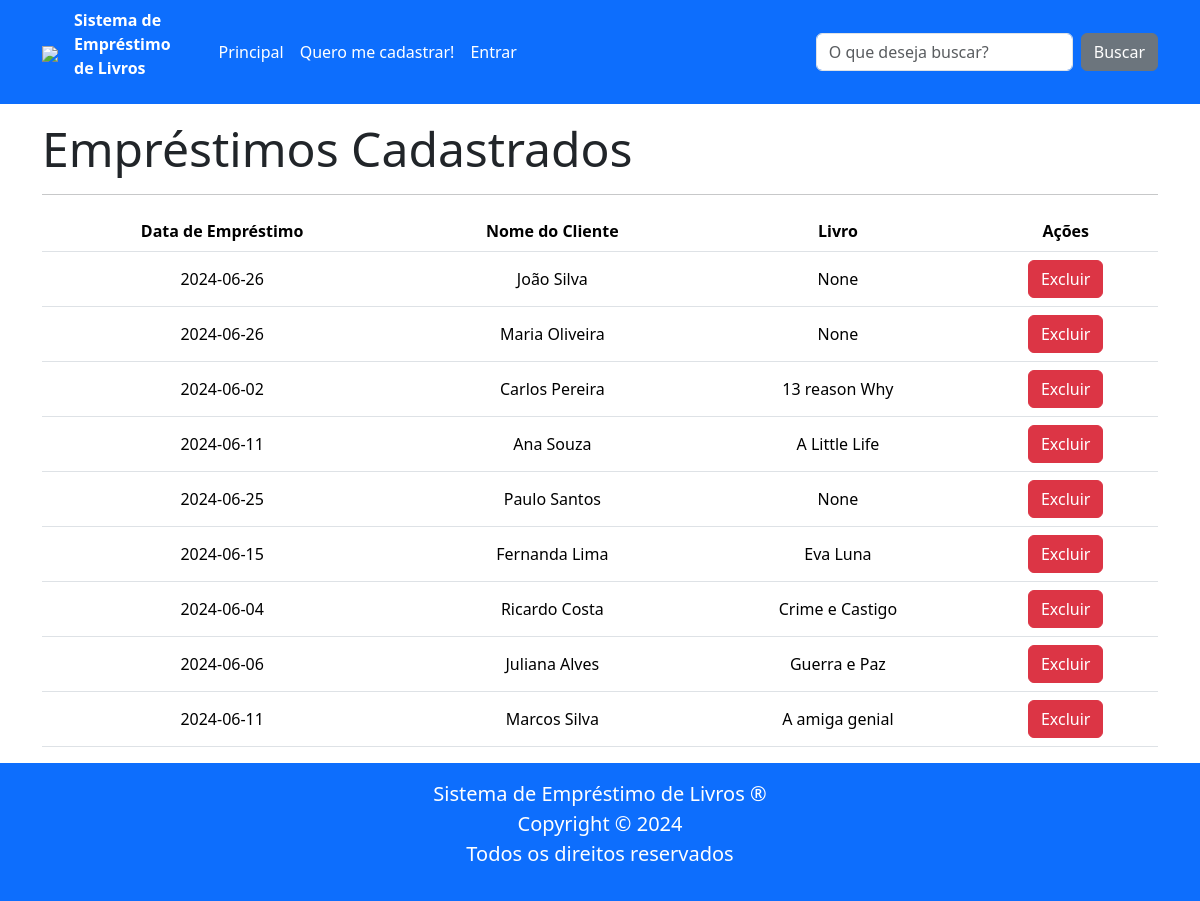
The app's page /emprestimos, older data.
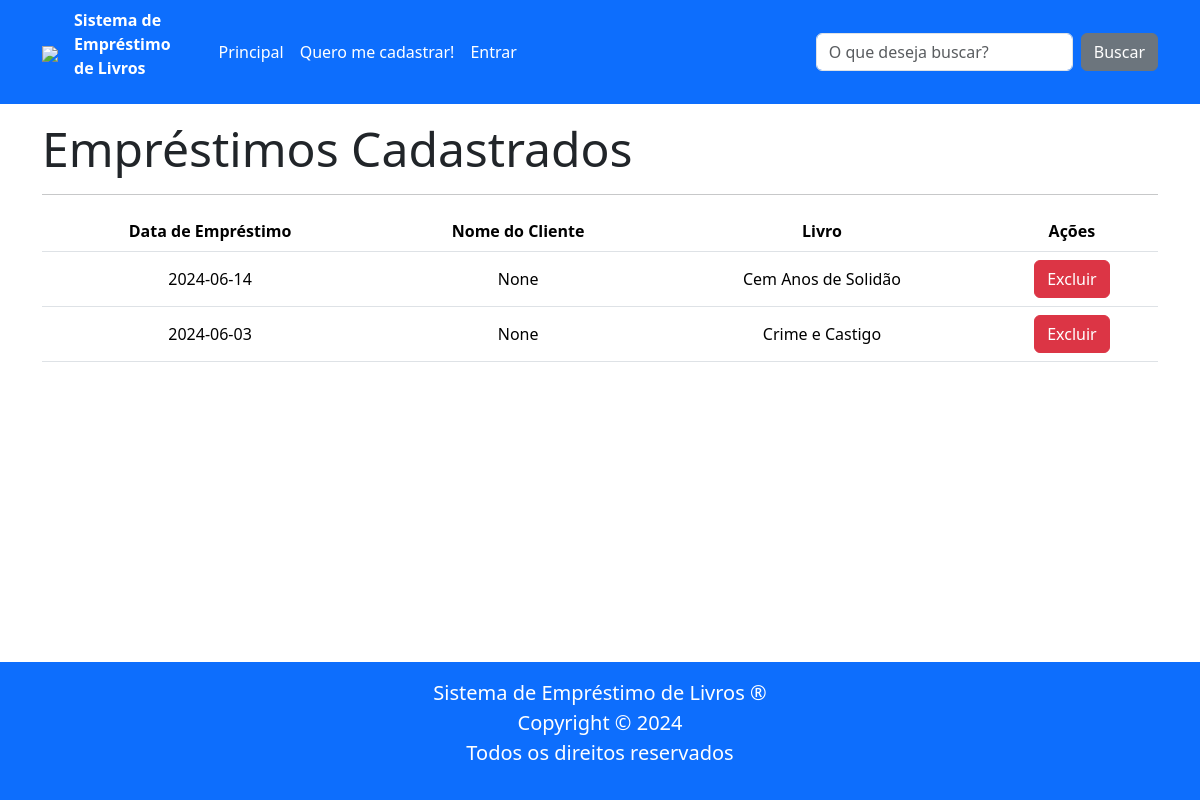
The same page, newer data.
### tables this page shows
CREATE TABLE emprestimo (
    id INTEGER PRIMARY KEY AUTOINCREMENT,
    cliente_id INTEGER NOT NULL,
    data_emprestimo DATE NOT NULL,
    FOREIGN KEY (cliente_id) REFERENCES cliente (id)
);

CREATE TABLE cliente (
        id INTEGER PRIMARY KEY AUTOINCREMENT,
        nome TEXT NOT NULL,
        cpf TEXT NOT NULL UNIQUE,
        data_nascimento DATE NOT NULL,
        endereco TEXT NOT NULL,
        telefone TEXT NOT NULL UNIQUE,
        email TEXT NOT NULL UNIQUE,
        senha TEXT NOT NULL,
        admin INTEGER NOT NULL DEFAULT 0,
        token TEXT);

CREATE TABLE livro (
        id INTEGER PRIMARY KEY AUTOINCREMENT,
        nome TEXT NOT NULL,
        autor TEXT NOT NULL,
        descricao TEXT NOT NULL,
        isbn TEXT NOT NULL,
        emprestado BOOLEAN NOT NULL

        );

### routes/main_routes.py (the view)
@router.get("/emprestimos")
async def get_emprestimos(request: Request):
    lista_emprestimos = EmprestimoRepo.obter_todos()
    lista_livros = LivroRepo.obter_todos()
    lista_clientes = ClienteRepo.obter_todos()
    lista_emprestimos_livro = EmprestimoLivroRepo.obter_todos()
    lista_final = []
    for emprestimo in lista_emprestimos:
        nome = None
        livro_selecionado = None
        for cliente in lista_clientes:
            if emprestimo.id == cliente.id:
                nome = cliente.nome
        for elivro in lista_emprestimos_livro:
            if emprestimo.id == elivro.id:
                for livro in lista_livros:
                    if livro.id == elivro.emprestimo_id:
                        livro_selecionado = livro.nome
        lista_final.append([emprestimo.data_emprestimo,nome,livro_selecionado, emprestimo.id])
    print(lista_final)
    return templates.TemplateResponse(
        "emprestimos.html",
        {"request": request,
        "lista_final":lista_final
        },
    )

### templates/emprestimos.html (shortened to what this page needs)
{% extends "base.html" %}
{% block conteudo %}
<h1 class="display-5"><b>Empréstimos Cadastrados</b></h1>
<hr>
<table class="table">
    <thead>
        <tr>
            <th>Data de Empréstimo</th>
            <th>Nome do Cliente</th>
            <th>Livro</th>
            <th>Ações</th>
        </tr>
    </thead>
    <tbody>
        {% for emprestimo in lista_final %}
        <tr>
            <td>{{ emprestimo[0] }}</td>
            <td>{{ emprestimo[1] }}</td>
            <td>{{ emprestimo[2] }}</td>
            <td>
                <form action="/excluir_emprestimo/{{emprestimo[3]}}" method="get">
                    <button type="submit" class="btn btn-danger">Excluir</button>
                </form>
            </td>
        </tr>
        {% endfor %}
    </tbody>
</table>
{% endblock %}

Row changes from the older to the newer data that the page shows:
removed emprestimo: data_emprestimo "2024-06-26"
no longer on this page (row unchanged): cliente: nome "João Silva"
removed emprestimo: data_emprestimo "2024-06-26"
no longer on this page (row unchanged): cliente: nome "Maria Oliveira"
removed emprestimo: data_emprestimo "2024-06-02"
no longer on this page (row unchanged): cliente: nome "Carlos Pereira"
no longer on this page (row unchanged): livro: nome "13 reason Why"
removed emprestimo: data_emprestimo "2024-06-11"
no longer on this page (row unchanged): cliente: nome "Ana Souza"
no longer on this page (row unchanged): livro: nome "A Little Life"
removed emprestimo: data_emprestimo "2024-06-25"
no longer on this page (row unchanged): cliente: nome "Paulo Santos"
removed emprestimo: data_emprestimo "2024-06-15"
no longer on this page (row unchanged): cliente: nome "Fernanda Lima"
no longer on this page (row edited): livro: nome "Eva Luna"
removed emprestimo: data_emprestimo "2024-06-04"
no longer on this page (row unchanged): cliente: nome "Ricardo Costa"
removed emprestimo: data_emprestimo "2024-06-06"
no longer on this page (row unchanged): cliente: nome "Juliana Alves"
no longer on this page (row edited): livro: nome "Guerra e Paz"
removed emprestimo: data_emprestimo "2024-06-11"
no longer on this page (row unchanged): cliente: nome "Marcos Silva"
no longer on this page (row unchanged): livro: nome "A amiga genial"
added emprestimo: data_emprestimo "2024-06-14"
now on this page (row edited): livro: nome "Cem Anos de Solidão"
added emprestimo: data_emprestimo "2024-06-03"
Text that changed along with them:
new list line: "None Excluir"
new list line: "Crime e Castigo"
list line gone: "None Excluir"
list line gone: "Excluir"
list line gone: "Crime e Castigo"
